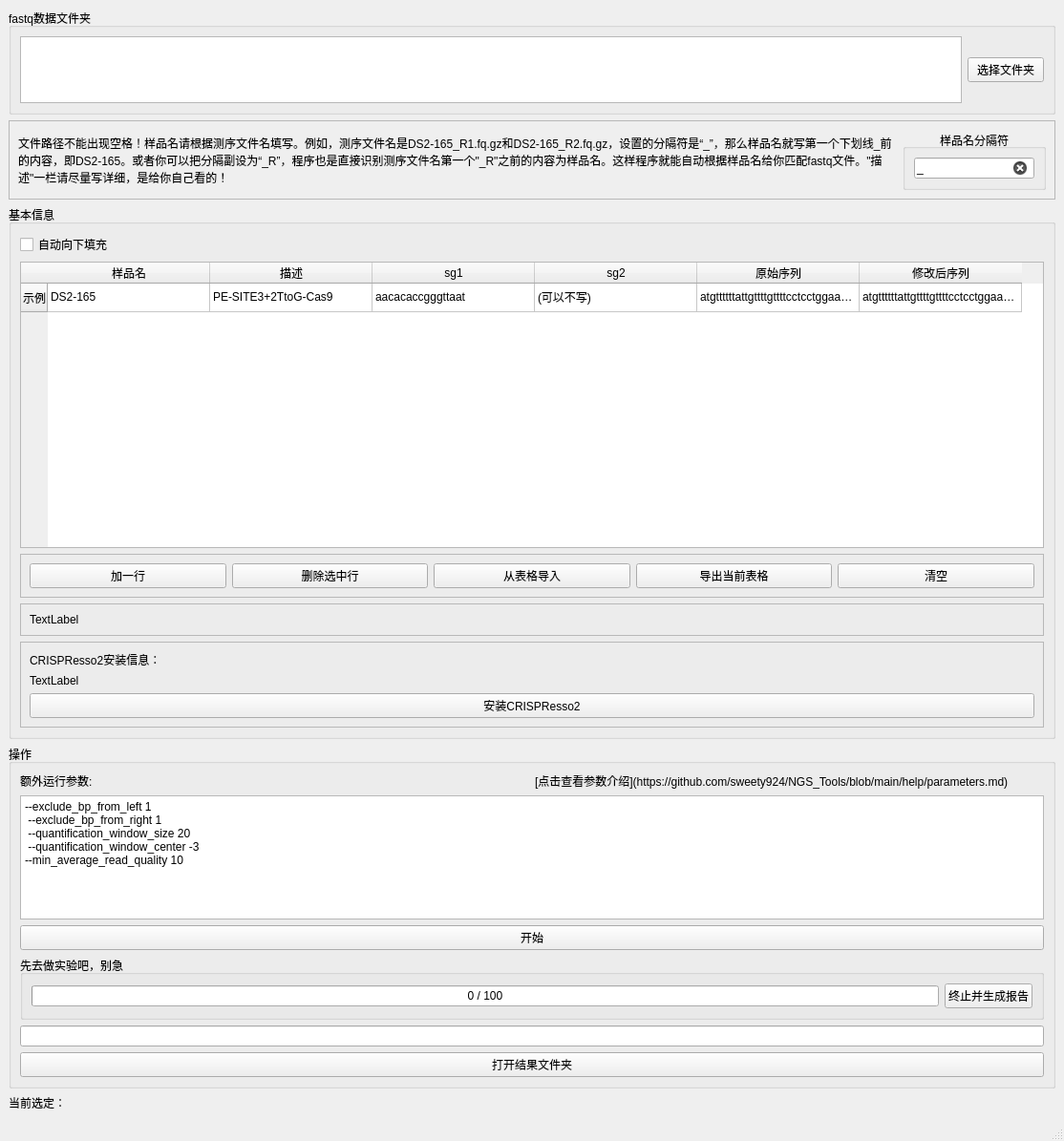
<?xml version="1.0" encoding="UTF-8"?>
<ui version="4.0">
 <class>CRISPResso</class>
 <widget class="QMainWindow" name="CRISPResso">
  <property name="geometry">
   <rect>
    <x>0</x>
    <y>0</y>
    <width>1114</width>
    <height>1195</height>
   </rect>
  </property>
  <property name="windowTitle">
   <string>PE/HDR分析</string>
  </property>
  <widget class="QWidget" name="centralwidget">
   <layout class="QVBoxLayout" name="verticalLayout_3">
    <item>
     <widget class="QGroupBox" name="groupBox">
      <property name="maximumSize">
       <size>
        <width>16777215</width>
        <height>150</height>
       </size>
      </property>
      <property name="title">
       <string>fastq数据文件夹</string>
      </property>
      <layout class="QHBoxLayout" name="horizontalLayout_2">
       <item>
        <widget class="PlainTextEdit" name="plainTextEdit_readIllumina">
         <property name="maximumSize">
          <size>
           <width>16777215</width>
           <height>250</height>
          </size>
         </property>
        </widget>
       </item>
       <item>
        <widget class="QPushButton" name="pushButton_chooseFolder">
         <property name="text">
          <string>选择文件夹</string>
         </property>
        </widget>
       </item>
      </layout>
     </widget>
    </item>
    <item>
     <widget class="QFrame" name="frame_4">
      <property name="frameShape">
       <enum>QFrame::StyledPanel</enum>
      </property>
      <property name="frameShadow">
       <enum>QFrame::Raised</enum>
      </property>
      <layout class="QHBoxLayout" name="horizontalLayout_5">
       <item>
        <widget class="QLabel" name="label_6">
         <property name="text">
          <string>文件路径不能出现空格！样品名请根据测序文件名填写。例如，测序文件名是DS2-165_R1.fq.gz和DS2-165_R2.fq.gz，设置的分隔符是“_”，那么样品名就写第一个下划线_前的内容，即DS2-165。或者你可以把分隔副设为“_R”，程序也是直接识别测序文件名第一个&quot;_R&quot;之前的内容为样品名。这样程序就能自动根据样品名给你匹配fastq文件。&quot;描述&quot;一栏请尽量写详细，是给你自己看的！</string>
         </property>
         <property name="wordWrap">
          <bool>true</bool>
         </property>
        </widget>
       </item>
       <item>
        <widget class="QGroupBox" name="groupBox_3">
         <property name="maximumSize">
          <size>
           <width>150</width>
           <height>16777215</height>
          </size>
         </property>
         <property name="title">
          <string>样品名分隔符</string>
         </property>
         <property name="alignment">
          <set>Qt::AlignCenter</set>
         </property>
         <layout class="QHBoxLayout" name="horizontalLayout_6">
          <item>
           <widget class="QLineEdit" name="lineEdit_split">
            <property name="text">
             <string>_</string>
            </property>
            <property name="clearButtonEnabled">
             <bool>true</bool>
            </property>
           </widget>
          </item>
         </layout>
        </widget>
       </item>
      </layout>
     </widget>
    </item>
    <item>
     <widget class="QGroupBox" name="groupBox_2">
      <property name="inputMethodHints">
       <set>Qt::ImhPreferNumbers</set>
      </property>
      <property name="title">
       <string>基本信息</string>
      </property>
      <property name="flat">
       <bool>false</bool>
      </property>
      <layout class="QVBoxLayout" name="verticalLayout">
       <item>
        <widget class="QCheckBox" name="checkBox_auto_fill_col">
         <property name="text">
          <string>自动向下填充</string>
         </property>
        </widget>
       </item>
       <item>
        <widget class="QTableWidget" name="tableWidget">
         <property name="minimumSize">
          <size>
           <width>0</width>
           <height>300</height>
          </size>
         </property>
         <attribute name="horizontalHeaderDefaultSectionSize">
          <number>170</number>
         </attribute>
         <row>
          <property name="text">
           <string>示例</string>
          </property>
         </row>
         <column>
          <property name="text">
           <string>样品名</string>
          </property>
         </column>
         <column>
          <property name="text">
           <string>描述</string>
          </property>
         </column>
         <column>
          <property name="text">
           <string>sg1</string>
          </property>
         </column>
         <column>
          <property name="text">
           <string>sg2</string>
          </property>
         </column>
         <column>
          <property name="text">
           <string>原始序列</string>
          </property>
         </column>
         <column>
          <property name="text">
           <string>修改后序列</string>
          </property>
         </column>
         <item row="0" column="0">
          <property name="text">
           <string>DS2-165</string>
          </property>
         </item>
         <item row="0" column="1">
          <property name="text">
           <string>PE-SITE3+2TtoG-Cas9</string>
          </property>
         </item>
         <item row="0" column="2">
          <property name="text">
           <string>aacacaccgggttaat	</string>
          </property>
         </item>
         <item row="0" column="3">
          <property name="text">
           <string>(可以不写)</string>
          </property>
         </item>
         <item row="0" column="4">
          <property name="text">
           <string>atgttttttattgttttgttttcctcctggaaaaatatgaacagtg...</string>
          </property>
         </item>
         <item row="0" column="5">
          <property name="text">
           <string>atgttttttattgttttgttttcctcctggaaaaatatgaacagtg...</string>
          </property>
         </item>
        </widget>
       </item>
       <item>
        <widget class="QFrame" name="frame">
         <property name="frameShape">
          <enum>QFrame::StyledPanel</enum>
         </property>
         <property name="frameShadow">
          <enum>QFrame::Raised</enum>
         </property>
         <layout class="QHBoxLayout" name="horizontalLayout">
          <item>
           <widget class="QPushButton" name="pushButton_add_line">
            <property name="text">
             <string>加一行</string>
            </property>
           </widget>
          </item>
          <item>
           <widget class="QPushButton" name="pushButton_del_lines">
            <property name="text">
             <string>删除选中行</string>
            </property>
           </widget>
          </item>
          <item>
           <widget class="QPushButton" name="pushButton_import_from_sheet">
            <property name="text">
             <string>从表格导入</string>
            </property>
           </widget>
          </item>
          <item>
           <widget class="QPushButton" name="pushButton_export_sheet">
            <property name="text">
             <string>导出当前表格</string>
            </property>
           </widget>
          </item>
          <item>
           <widget class="QPushButton" name="pushButton_clear_table">
            <property name="text">
             <string>清空</string>
            </property>
           </widget>
          </item>
         </layout>
        </widget>
       </item>
       <item>
        <widget class="QFrame" name="frame_2">
         <property name="frameShape">
          <enum>QFrame::StyledPanel</enum>
         </property>
         <property name="frameShadow">
          <enum>QFrame::Raised</enum>
         </property>
         <layout class="QVBoxLayout" name="verticalLayout_2">
          <item>
           <widget class="QLabel" name="label_selection">
            <property name="text">
             <string>TextLabel</string>
            </property>
           </widget>
          </item>
         </layout>
        </widget>
       </item>
       <item>
        <widget class="QFrame" name="frame_3">
         <property name="frameShape">
          <enum>QFrame::StyledPanel</enum>
         </property>
         <property name="frameShadow">
          <enum>QFrame::Raised</enum>
         </property>
         <layout class="QVBoxLayout" name="verticalLayout_4">
          <item>
           <widget class="QLabel" name="label_3">
            <property name="text">
             <string>CRISPResso2安装信息：</string>
            </property>
           </widget>
          </item>
          <item>
           <widget class="QLabel" name="label_version">
            <property name="text">
             <string>TextLabel</string>
            </property>
           </widget>
          </item>
          <item>
           <widget class="QPushButton" name="pushButton_install">
            <property name="text">
             <string>安装CRISPResso2</string>
            </property>
           </widget>
          </item>
         </layout>
        </widget>
       </item>
      </layout>
     </widget>
    </item>
    <item>
     <widget class="QGroupBox" name="groupBox_10">
      <property name="title">
       <string>操作</string>
      </property>
      <layout class="QVBoxLayout" name="verticalLayout_5">
       <item>
        <layout class="QHBoxLayout" name="horizontalLayout_3">
         <item>
          <widget class="QLabel" name="label_2">
           <property name="text">
            <string>额外运行参数:</string>
           </property>
          </widget>
         </item>
         <item>
          <widget class="QLabel" name="label_5">
           <property name="text">
            <string>[点击查看参数介绍](https://github.com/sweety924/NGS_Tools/blob/main/help/parameters.md)</string>
           </property>
           <property name="textFormat">
            <enum>Qt::MarkdownText</enum>
           </property>
           <property name="openExternalLinks">
            <bool>true</bool>
           </property>
           <property name="textInteractionFlags">
            <set>Qt::TextBrowserInteraction</set>
           </property>
          </widget>
         </item>
        </layout>
       </item>
       <item>
        <widget class="PlainTextEdit" name="plainTextEdit_parameters">
         <property name="maximumSize">
          <size>
           <width>16777215</width>
           <height>250</height>
          </size>
         </property>
         <property name="plainText">
          <string>--exclude_bp_from_left 1
 --exclude_bp_from_right 1
 --quantification_window_size 20 
 --quantification_window_center -3 
--min_average_read_quality 10</string>
         </property>
        </widget>
       </item>
       <item>
        <widget class="QPushButton" name="pushButton_generateFq">
         <property name="text">
          <string>开始</string>
         </property>
        </widget>
       </item>
       <item>
        <widget class="QGroupBox" name="groupBox_status">
         <property name="title">
          <string>先去做实验吧，别急</string>
         </property>
         <layout class="QHBoxLayout" name="horizontalLayout_4">
          <item>
           <widget class="QProgressBar" name="progressBar">
            <property name="minimum">
             <number>0</number>
            </property>
            <property name="maximum">
             <number>100</number>
            </property>
            <property name="value">
             <number>0</number>
            </property>
            <property name="format">
             <string>%v / %m</string>
            </property>
           </widget>
          </item>
          <item>
           <widget class="QPushButton" name="pushButton_stop">
            <property name="text">
             <string>终止并生成报告</string>
            </property>
           </widget>
          </item>
         </layout>
        </widget>
       </item>
       <item>
        <widget class="QLineEdit" name="lineEdit_FqDir">
         <property name="clearButtonEnabled">
          <bool>true</bool>
         </property>
        </widget>
       </item>
       <item>
        <widget class="QPushButton" name="pushButton_openFqDir">
         <property name="text">
          <string>打开结果文件夹</string>
         </property>
        </widget>
       </item>
      </layout>
     </widget>
    </item>
    <item>
     <widget class="QLabel" name="label">
      <property name="text">
       <string>当前选定：</string>
      </property>
     </widget>
    </item>
   </layout>
  </widget>
  <widget class="QMenuBar" name="menubar">
   <property name="geometry">
    <rect>
     <x>0</x>
     <y>0</y>
     <width>1114</width>
     <height>28</height>
    </rect>
   </property>
  </widget>
  <widget class="QStatusBar" name="statusbar"/>
 </widget>
 <customwidgets>
  <customwidget>
   <class>PlainTextEdit</class>
   <extends>QPlainTextEdit</extends>
   <header>plaintextedit</header>
  </customwidget>
 </customwidgets>
 <resources/>
 <connections/>
</ui>
